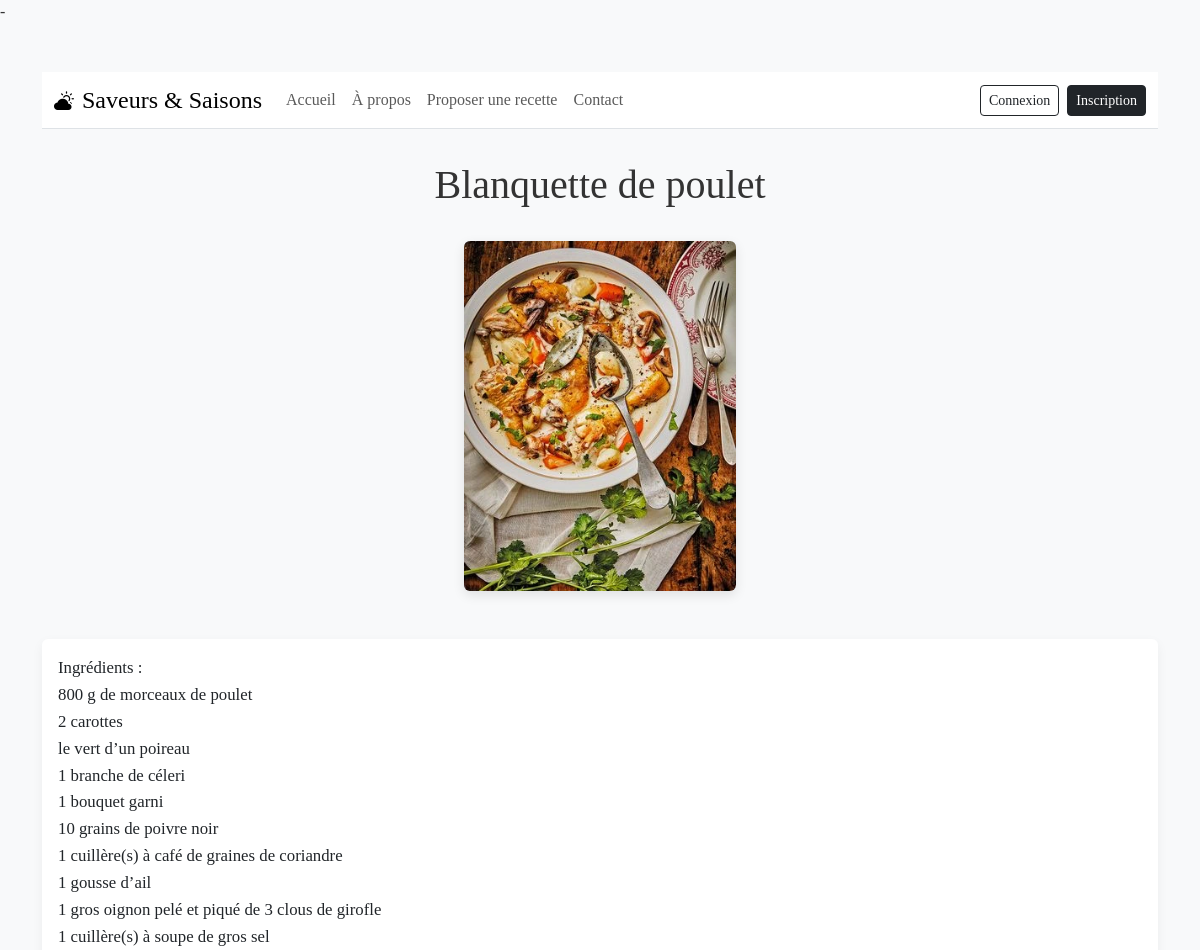
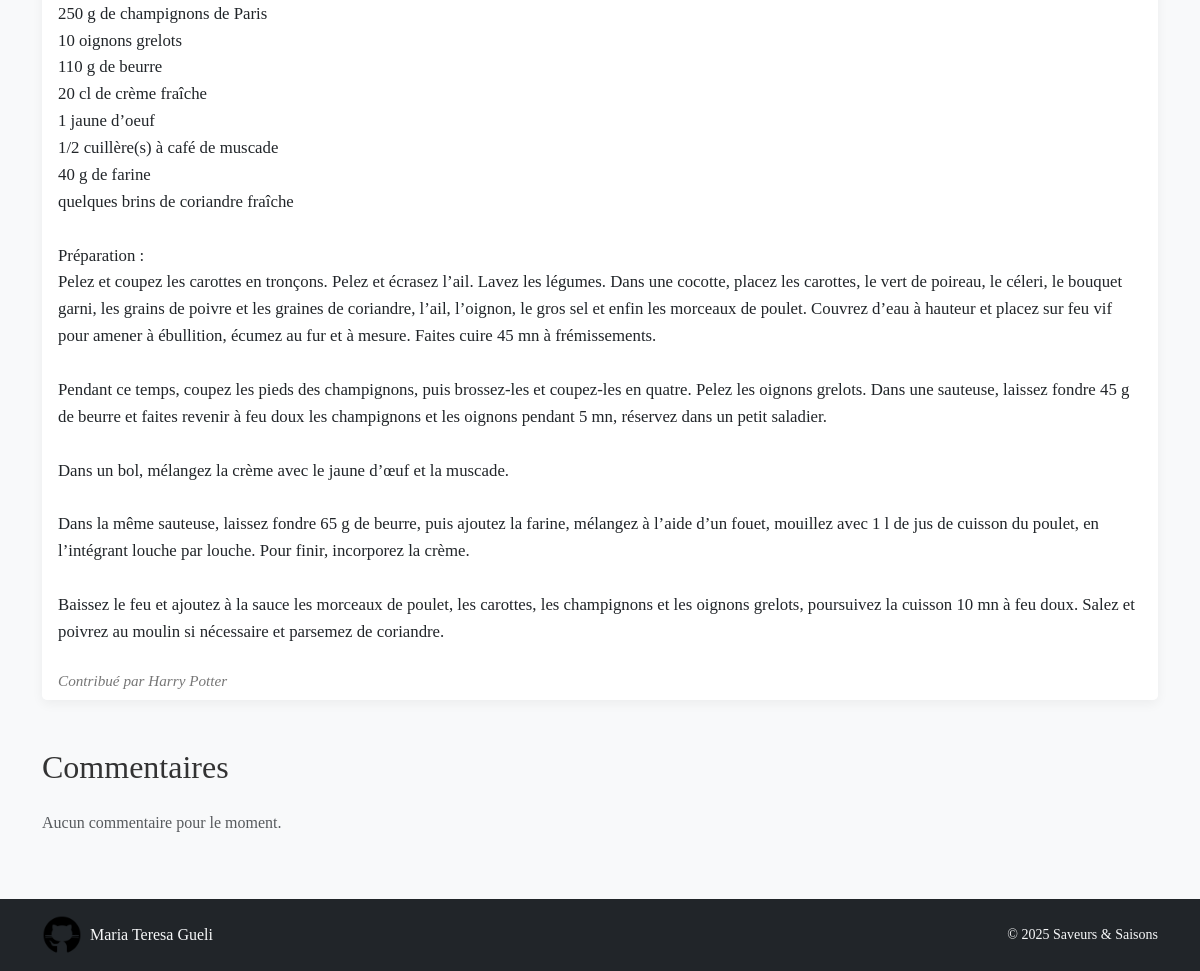
The page /recipes_read.php?id=15 on the database its author committed (2 pictures, top to bottom).
### tables this page shows
CREATE TABLE `recipe` (
                          `recipe_id` int NOT NULL,
                          `user_id` int DEFAULT NULL,
                          `title` varchar(255) NOT NULL,
                          `recipe` text NOT NULL,
                          `is_enabled` tinyint(1) DEFAULT '1',
                          `status` enum('published','draft') NOT NULL DEFAULT 'draft',
                          `season_id` int DEFAULT NULL,
                          `type` varchar(50) DEFAULT NULL,
                          `image` varchar(255) DEFAULT NULL
);

CREATE TABLE `USER` (
                        `user_id` int NOT NULL,
                        `contact_id` int DEFAULT NULL,
                        `full_name` varchar(100) NOT NULL,
                        `email` varchar(100) NOT NULL,
                        `password` varchar(255) NOT NULL,
                        `age` int DEFAULT NULL,
                        `created_at` datetime DEFAULT CURRENT_TIMESTAMP,
                        `is_active` tinyint(1) DEFAULT '1'
);

### recipes_read.php (the view, shortened to what this page needs)
<?php
require_once(__DIR__ . '/variables.php');
$getData = $_GET;
$retrieveStmt = $mysqlClient->prepare(
    'SELECT
        r.*,
        u_poster.full_name AS poster_name,
        r.user_id         AS poster_id,
        c.comment_id, c.comment,
        DATE_FORMAT(c.created_at, "%d/%m/%Y %Hh%i") AS comment_date,
        u_comment.full_name AS commenter_name
     FROM recipe AS r
     LEFT JOIN user AS u_poster
       ON r.user_id = u_poster.user_id
     LEFT JOIN comment AS c
       ON r.recipe_id = c.recipe_id
     LEFT JOIN user AS u_comment
       ON c.user_id = u_comment.user_id
     WHERE r.recipe_id = ?
     ORDER BY c.created_at ASC'
);
$retrieveStmt->execute([ $getData['id'] ]);
$rows = $retrieveStmt->fetchAll(PDO::FETCH_ASSOC);
$recipe = [
    'recipe_id' => $rows[0]['recipe_id'],
    'title'     => $rows[0]['title'],
    'content'   => $rows[0]['recipe'],
    'image'     => $rows[0]['image'] ?? null,
    'poster'    => $rows[0]['poster_name'] ?? 'Anonyme',
    'poster_id' => $rows[0]['poster_id'],
    'comments'  => []
];
?>
<!DOCTYPE html>
<html lang="fr">
<head>
    <link href="https://cdn.jsdelivr.net/npm/bootstrap@5.3.0/dist/css/bootstrap.min.css" rel="stylesheet">
    <link href="https://cdn.jsdelivr.net/npm/bootstrap-icons@1.10.0/font/bootstrap-icons.css" rel="stylesheet">
</head>
<body class="d-flex flex-column min-vh-100 bg-light">
<div class="container my-5">
    <?php require_once(__DIR__ . '/header.php'); ?>
    <h1><?= htmlspecialchars($recipe['title']) ?></h1>
    <?php if (!empty($recipe['image'])): ?>
        <div class="text-center mb-4">
            <img src="uploads/<?= htmlspecialchars($recipe['image']) ?>"
                 alt="Image de <?= htmlspecialchars($recipe['title']) ?>"
                 class="recipe-img img-fluid">
        </div>
    <?php endif; ?>
    <div class="card mb-5">
        <div class="card-body">
            <?= nl2br(htmlspecialchars($recipe['content'])) ?>
        </div>
        <div class="card-footer">
        <span class="author">
          Contribué par <?= htmlspecialchars($recipe['poster']) ?>
        </span>
        </div>
    </div>
    <h2 class="mb-4">Commentaires</h2>
    <?php if (!empty($recipe['comments'])): ?>
        <?php foreach ($recipe['comments'] as $c): ?>
            <div class="comment-box">
                <p class="mb-1">
                    <strong><?= htmlspecialchars($c['author']) ?></strong>
                    <small class="text-muted"><?= $c['created_at'] ?></small>
                </p>
                <p class="mb-0"><?= nl2br(htmlspecialchars($c['text'])) ?></p>
            </div>
        <?php endforeach; ?>
    <?php else: ?>
        <p class="text-muted">Aucun commentaire pour le moment.</p>
    <?php endif; ?>
</div>
<?php require_once(__DIR__ . '/footer.php'); ?>
</body>
</html>

### recipes_read.php (style rules this page uses)
body { background-color: #f9f6f1; font-family: 'Georgia', serif; color: #333; }
h1 { font-family: 'Didot', serif; font-size: 2.5rem; text-align: center; margin: 2rem 0; }
.recipe-img { max-height: 350px; object-fit: cover; border-radius: .375rem; box-shadow: 0 4px 12px rgba(0,0,0,0.1); margin-bottom: 1.5rem; }
.card { border: none; box-shadow: 0 4px 12px rgba(0,0,0,0.05); margin-bottom: 2rem; }
.card-body { font-size: 1.05rem; line-height: 1.6; }
.card-footer { background: #fff; border-top: none; display: flex; justify-content: space-between; align-items: center; font-size: 0.95rem; }
.author { font-style: italic; color: #777; }

### rows shown on the page
recipe: title "Blanquette de poulet", image (picture), recipe "Ingrédients : 800 g de morceaux de poulet 2 carottes le vert d’un poireau 1 branche de céleri 1 bouquet garni 10 grains de poivre noir 1 cuillère(s) à café de graines de coriandre 1 gousse d’ail 1 gros oignon pelé et piqué de 3 clous de girofle 1 cuillère(s) à soupe de gros sel 250 g de champignons de Paris 10 oignons grelots 110 g de beurre 20 cl de crème fraîche 1 jaune d’oeuf 1/2 cuillère(s) à café de muscade 40 g de farine quelques brins de coriandre fraîche Préparation : Pelez et coupez les carottes en tronçons. Pelez et écrasez l’ail. Lavez les légumes. Dans une cocotte, placez les carottes, le vert de poireau, le céleri, le bouquet garni, les grains de poivre et les graines de…", user.full_name "Harry Potter"
